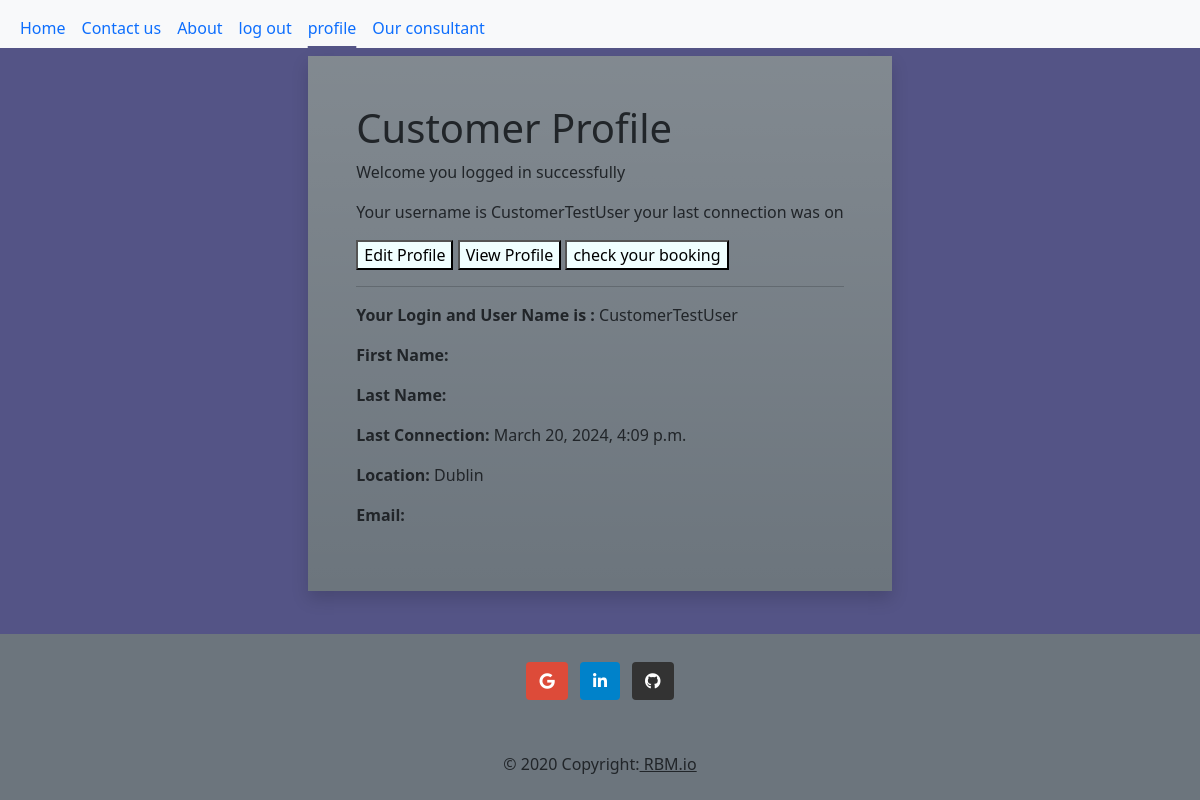
Page /user_app/cxprofile/ (signed in) on the earlier database version.
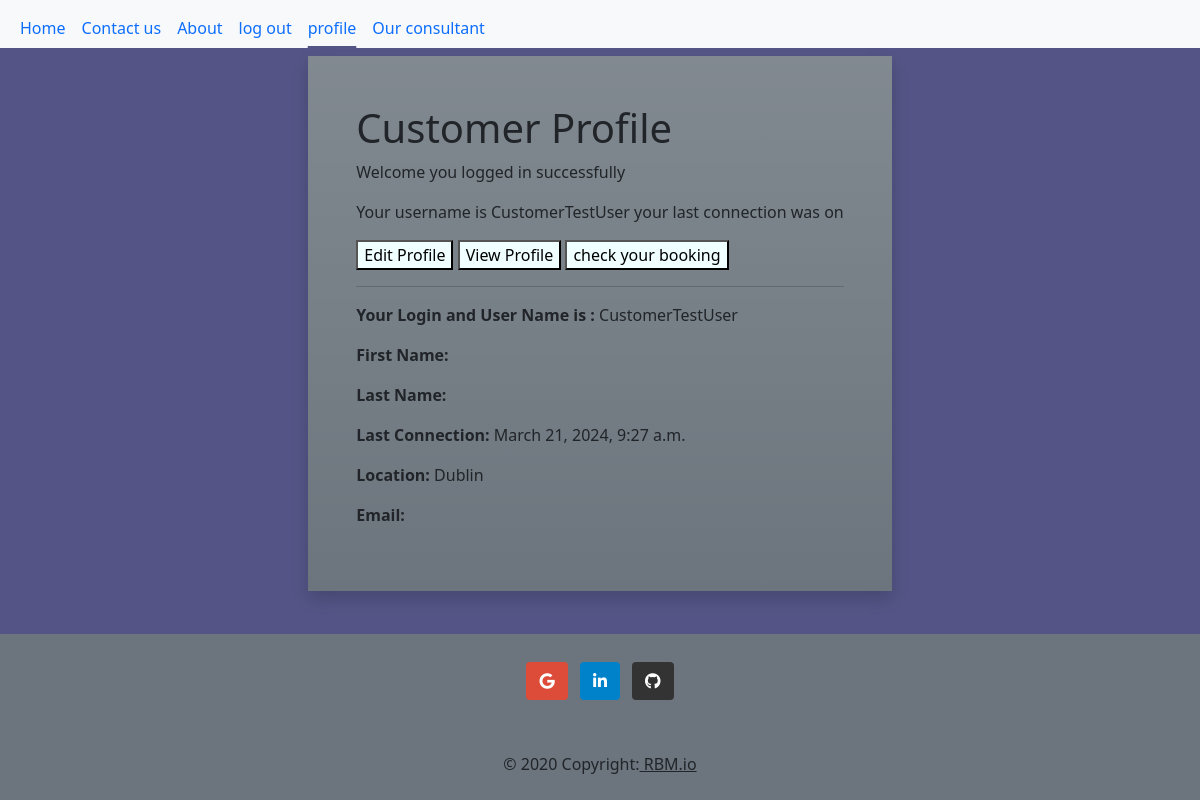
Same page on the later database version.
### user_app/models.py (models this page shows)
class CustomUser(AbstractUser):
    location = models.CharField(max_length=200, null=True, blank=True)
    name = models.CharField(max_length=200, blank=True, null=True)
    is_customer = models.BooleanField(default=False)
    is_expert = models.BooleanField(default=False)
    is_manager = models.BooleanField(default=False)
    created_at = models.DateTimeField(auto_now_add=True)
    updated_at = models.DateTimeField(auto_now=True)

### user_app/views.py (the view, shortened to what this page needs)
# urls.py: path('cxprofile/', CxProfileView.as_view(), name='customer_profile'),
class CxProfileView(View):
    cx_profile_template = 'customer/cxprofile.html'
    def get(self, request):
        user = request.user
        if user.is_authenticated and user.is_customer:
            return render(request, self.cx_profile_template, {'user': user, 'edit_mode':True})
        else:
            return redirect('home')

### user_app/templates/customer/cxprofile.html (shortened to what this page needs)
{% extends 'base.html' %}
{% load static %}
{% block content %}
<div class="d-flex align-items-center primary justify-content-center" style="height: 550px;">
    <div class="p-5 m-5 bg-secondary bg-gradient text-black shadow rounded-5">
        <h1>Customer Profile</h1>
        <p>Welcome {{ user.first_name }} {{ user.last_name }} you logged in successfully</p>
        <p>Your username is {{ user.username }} your last connection was on {{ user.last_name_name }} <p/>
        <button onclick="openTab('edit')">Edit Profile</button>
        <button onclick="openTab('view')">View Profile</button>
        <button onclick="openTab('book')">check your booking</button>
        <br>
        <hr>
    <div id="viewTab" class="tab">
      <p><strong>Your Login and User Name is :</strong> {{ user.username }}</p>
      <p><strong>First Name:</strong> {{ user.first_name }}</p>
      <p><strong>Last Name:</strong> {{ user.last_name }}</p>
      <p><strong>Last Connection:</strong> {{ user.last_login }}</p>
      <p><strong>Location:</strong> {{ user.location }}</p>
      <p><strong>Email:</strong> {{ user.email }}</p>
    </div>
</div>
{% endblock %}

Differences in the rows shown:
changed CustomUser "CustomerTestUser": last_login "March 20, 2024, 4:09 p.m." → "March 21, 2024, 9:27 a.m."
